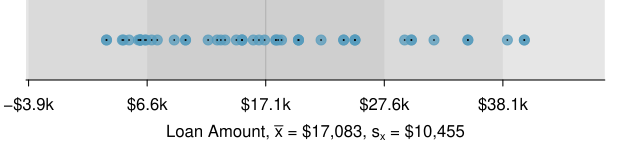

This figure's R source:
library(openintro)
data(email50)
data(COL)
d <- loan50$loan_amount
mean(d)
sd(d)

myPDF("sdRuleForLoanAmount.pdf", 6.3, 1.5,
      mar = c(3.5, 1.3, 0, 1.3),
      mgp = c(2.2, 0.7, 0))
expr <- expression(paste("Loan Amount, ",
                         bar(x),
                         " = $17,083, ",
                         s[x],
                         " = $10,455"))
dotPlot(d,
        col = COL[1,2],
        pch = 20,
        cex = 2,
        xlim = range(d) + sd(d) / 2 * c(-1, 1),
        axes = FALSE,
        xlab = expr,
        type = 'n')
m <- round(mean(d), -2)
s <- round(sd(d), -2)
abline(v = m, col = COL[7])
col <- '#0000000D'
border <- '#00000000'
rect(m - s, -5, m + s, 5,
     col = col, border = border)
rect(m - 2 * s, -5, m + 2 * s, 5,
     col = col, border = border)
rect(m - 3 * s, -5, m + 3 * s, 5,
     col = col, border = border)
rect(m - 4 * s, -5, m + 4 * s, 5,
     col = col, border = border)
dotPlot(d,
        col = COL[1, 2],
        pch = 20,
        cex = 2,
        add = TRUE,
        axes = FALSE)
dotPlot(d,
        col = 1,
        pch = ".",
        add = TRUE,
        axes = FALSE)
AxisInDollars(1, m + s * (-7:7))
dev.off()

sum(d > m - s & d < m + s) / length(d)
sum(d > m - 2 * s & d < m + 2 * s) / length(d)
